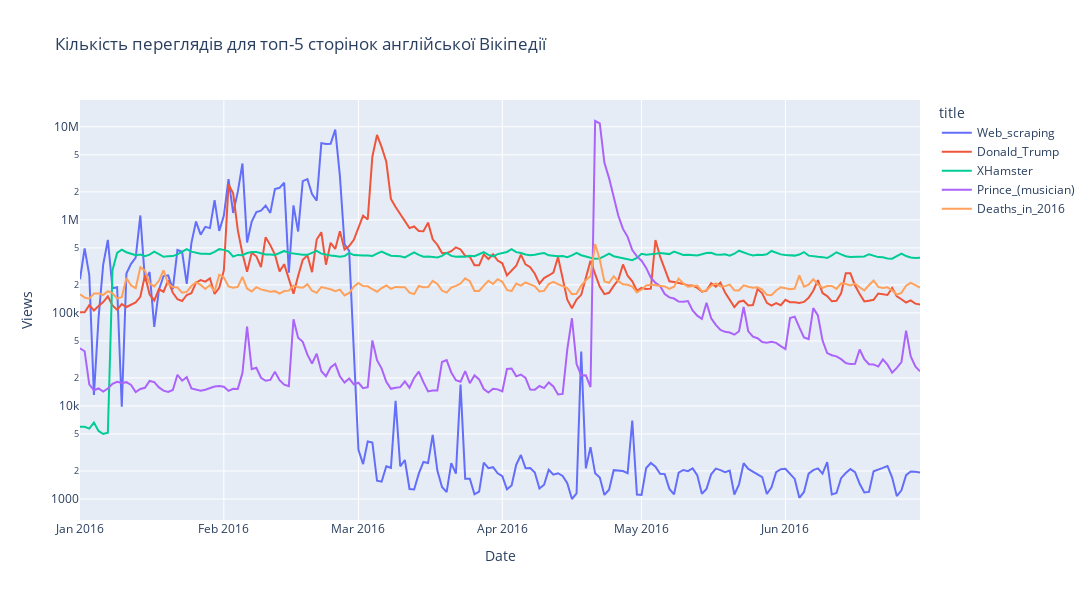

Write notebook code for a chart like this one.
### Markdown cell above
### Let's use logarithmic scale for better visualization

### Code cell
fig = px.line(
    top_n_transposed, 
    y=top_n_transposed.columns, 
    title='Кількість переглядів для топ-5 сторінок англійської Вікіпедії',
    log_y=True
)
fig.update_layout(
    width=1600,
    height=600,
    xaxis_title='Date',
    yaxis_title='Views',
    hovermode='x unified'
)
fig.show()

### Figure 1 — Plotly figure (JSON) as saved in the notebook; plotly's stock layout.template omitted (floating-point values rounded to 4 significant figures; data arrays with more than 128 entries replaced by an {"elided": "..."} marker saying what was removed)
{"data": [{"hovertemplate": "title=Web_scraping<br>date=%{x}<br>value=%{y}<extra></extra>", "legendgroup": "Web_scraping", "line": {"color": "#636efa", "dash": "solid"}, "marker": {"symbol": "circle"}, "mode": "lines", "name": "Web_scraping", "orientation": "v", "showlegend": true, "type": "scatter", "x": {"elided": "182 str values"}, "xaxis": "x", "y": {"elided": "182 int values"}, "yaxis": "y"}, {"hovertemplate": "title=Donald_Trump<br>date=%{x}<br>value=%{y}<extra></extra>", "legendgroup": "Donald_Trump", "line": {"color": "#EF553B", "dash": "solid"}, "marker": {"symbol": "circle"}, "mode": "lines", "name": "Donald_Trump", "orientation": "v", "showlegend": true, "type": "scatter", "x": {"elided": "182 str values"}, "xaxis": "x", "y": {"elided": "182 int values"}, "yaxis": "y"}, {"hovertemplate": "title=XHamster<br>date=%{x}<br>value=%{y}<extra></extra>", "legendgroup": "XHamster", "line": {"color": "#00cc96", "dash": "solid"}, "marker": {"symbol": "circle"}, "mode": "lines", "name": "XHamster", "orientation": "v", "showlegend": true, "type": "scatter", "x": {"elided": "182 str values"}, "xaxis": "x", "y": {"elided": "182 int values"}, "yaxis": "y"}, {"hovertemplate": "title=Prince_(musician)<br>date=%{x}<br>value=%{y}<extra></extra>", "legendgroup": "Prince_(musician)", "line": {"color": "#ab63fa", "dash": "solid"}, "marker": {"symbol": "circle"}, "mode": "lines", "name": "Prince_(musician)", "orientation": "v", "showlegend": true, "type": "scatter", "x": {"elided": "182 str values"}, "xaxis": "x", "y": {"elided": "182 int values"}, "yaxis": "y"}, {"hovertemplate": "title=Deaths_in_2016<br>date=%{x}<br>value=%{y}<extra></extra>", "legendgroup": "Deaths_in_2016", "line": {"color": "#FFA15A", "dash": "solid"}, "marker": {"symbol": "circle"}, "mode": "lines", "name": "Deaths_in_2016", "orientation": "v", "showlegend": true, "type": "scatter", "x": {"elided": "182 str values"}, "xaxis": "x", "y": {"elided": "182 int values"}, "yaxis": "y"}], "layout": {"height": 600, "hovermode": "x unified", "legend": {"title": {"text": "title"}, "tracegroupgap": 0}, "title": {"text": "Кількість переглядів для топ-5 сторінок англійської Вікіпедії"}, "width": 1600, "xaxis": {"anchor": "y", "domain": [0, 1], "title": {"text": "Date"}}, "yaxis": {"anchor": "x", "domain": [0, 1], "title": {"text": "Views"}, "type": "log"}}}
